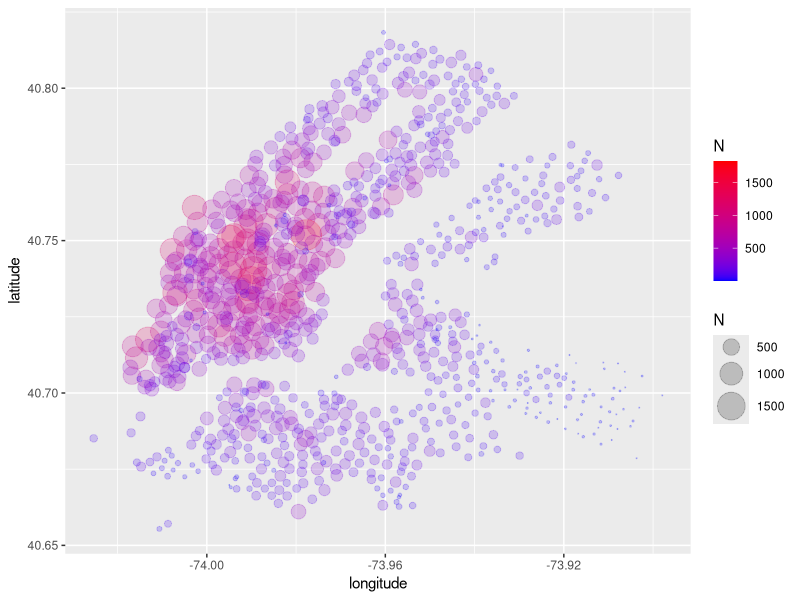
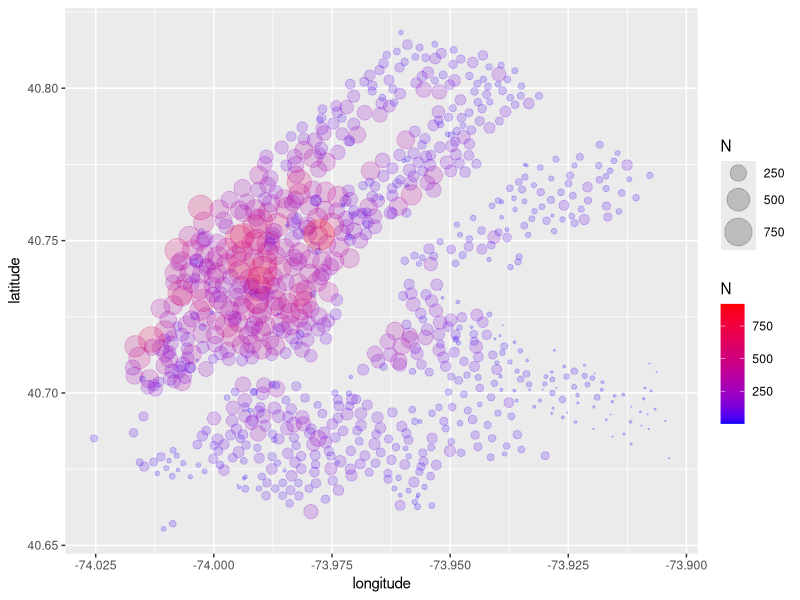
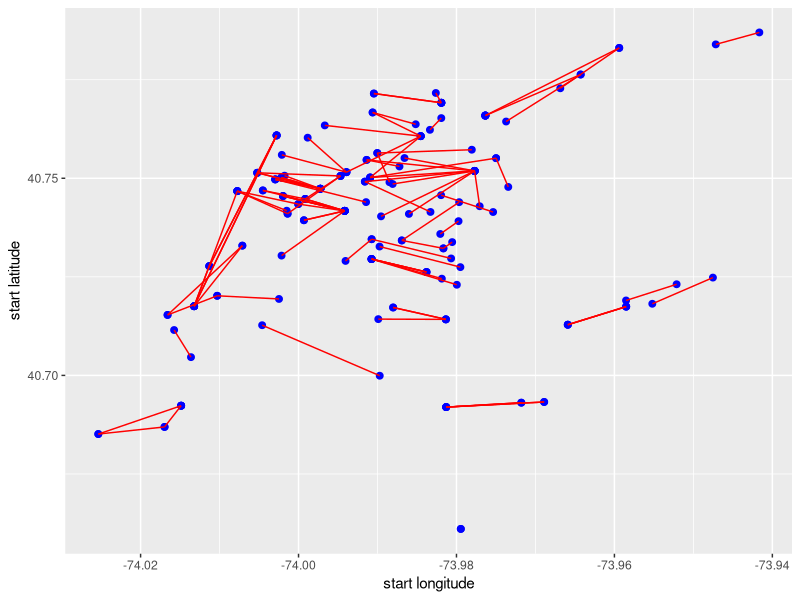

Write R code to recreate these figures, in order.
## ---- chunk 1
knitr::opts_chunk$set(echo = TRUE)

library(data.table)
library(readr)
library(ggplot2)
## ---- chunk 2
busyStations <- data.table(read_csv("busy_stations.csv"))
endStations <- data.table(read_csv("end_stations.csv"))
Routes <- data.table(read_csv("routes_to_plot.csv"))
## ---- chunk 3
ggplot(busyStations, aes(x=longitude, y=latitude, size=N, color=N)) + 
  geom_point(alpha=0.2) +
  scale_size(range=c(.1, 10)) +
  scale_color_gradient(low="blue", high="red")
## ---- chunk 4
ggplot(endStations, aes(x=longitude, y=latitude, size=N, color=N)) + 
  geom_point(alpha=0.2) +
  scale_size(range=c(.1, 10)) +
  scale_color_gradient(low="blue", high="red")
## ---- chunk 5
ggplot(Routes, aes(x=`start longitude`, y=`start latitude`, group=id)) +
  geom_point(size=2, color="blue") +
  geom_line(color="red")
